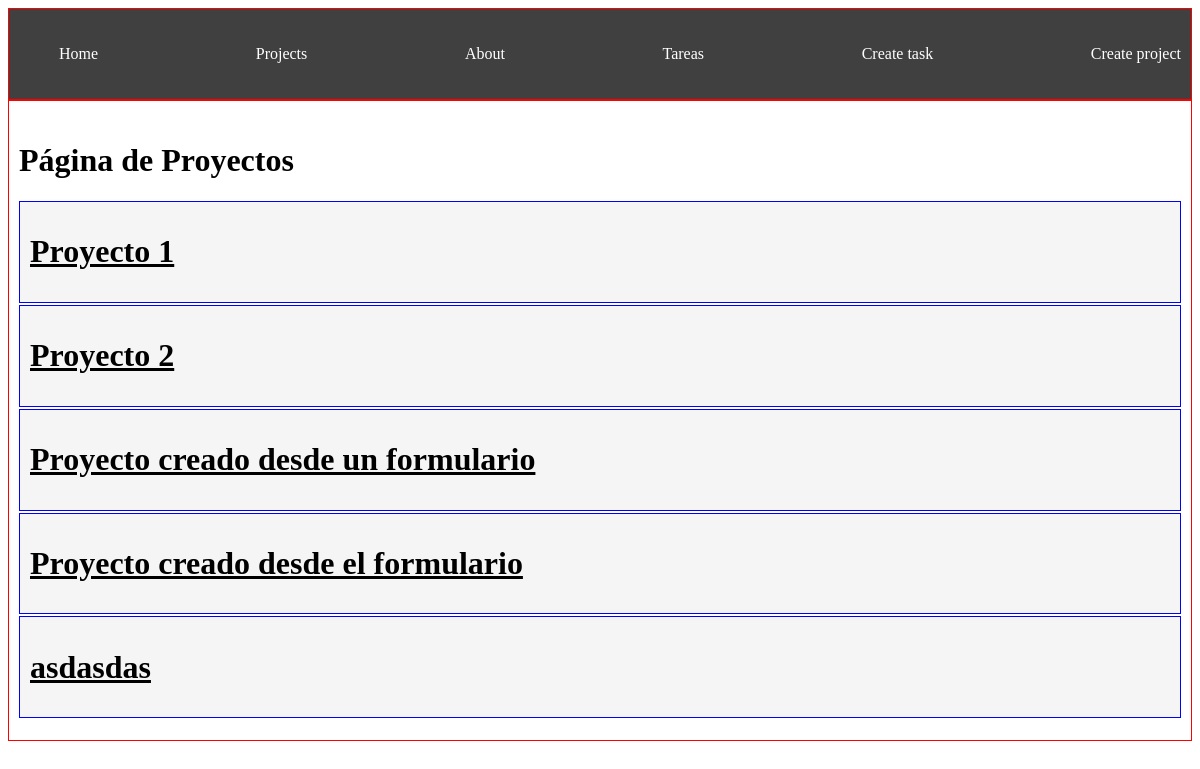
The app's page /projects with its own data.
### myapp/models.py (models this page shows, shortened)
class Project(models.Model):
    name = models.CharField(max_length=200)

### myapp/views.py (the view)
# urls.py: path('projects', views.projects, name="projects"),
def projects(request):
    projects = Project.objects.all()
    return render(request, 'projects/projects.html', {
        'projects': projects
    })

### myapp/templates/projects/projects.html
{%extends 'layouts/base.html'%}
{%block content%}
<h1>Página de Proyectos</h1>
{%for project in projects%}
    <a href="{% url 'project_detail' project.id %}" class="card">
        <h1>{{project.name}}</h1>
    </a>
{%endfor%}
{%endblock%}

### myapp/static/styles/main.css (style rules this page uses)
body { background: #FFF; color: black; }
.card { background: whitesmoke; padding: 10px; margin-bottom: 2px; color: black; border: 1px blue solid; display: block; }

### records on screen
Project: name "Proyecto 1"
Project: name "Proyecto 2"
Project: name "Proyecto creado desde un formulario"
Project: name "Proyecto creado desde el formulario"
Project: name "asdasdas"
